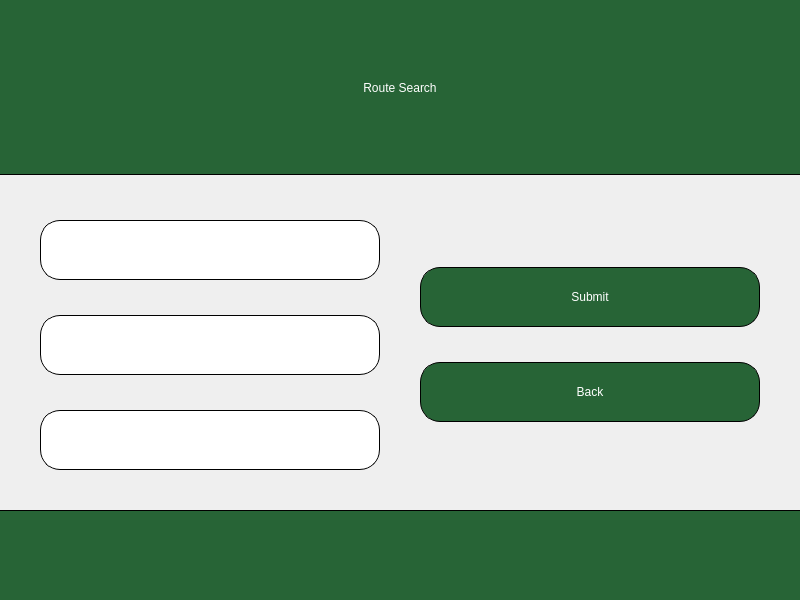
<?xml version="1.0" encoding="UTF-8"?>
<ui version="4.0">
 <class>RouteSearch</class>
 <widget class="QWidget" name="RouteSearch">
  <property name="geometry">
   <rect>
    <x>0</x>
    <y>0</y>
    <width>800</width>
    <height>600</height>
   </rect>
  </property>
  <property name="windowTitle">
   <string>Form</string>
  </property>
  <property name="windowOpacity">
   <double>1.000000000000000</double>
  </property>
  <property name="autoFillBackground">
   <bool>true</bool>
  </property>
  <widget class="QLabel" name="Title">
   <property name="geometry">
    <rect>
     <x>0</x>
     <y>0</y>
     <width>800</width>
     <height>175</height>
    </rect>
   </property>
   <property name="styleSheet">
    <string notr="true">color: white;
background-color: rgb(39, 100, 54);
font: 36pt &quot;Oswald&quot;;
border-bottom: 1px solid #000000;
</string>
   </property>
   <property name="text">
    <string>Route Search</string>
   </property>
   <property name="alignment">
    <set>Qt::AlignCenter</set>
   </property>
  </widget>
  <widget class="QLabel" name="BottomFill">
   <property name="geometry">
    <rect>
     <x>0</x>
     <y>510</y>
     <width>800</width>
     <height>90</height>
    </rect>
   </property>
   <property name="styleSheet">
    <string notr="true">background-color: rgb(39, 100, 54);
border-top: 1px solid #000000;</string>
   </property>
   <property name="text">
    <string/>
   </property>
  </widget>
  <widget class="QPushButton" name="Submit">
   <property name="geometry">
    <rect>
     <x>420</x>
     <y>267</y>
     <width>340</width>
     <height>60</height>
    </rect>
   </property>
   <property name="styleSheet">
    <string notr="true">QPushButton{
	color: white;
	background-color: rgb(39, 100, 54);
	font: 18pt &quot;Oswald&quot;;
	border-radius: 20px;
	border: 1px solid #000000;
}

QPushButton::Hover{
	border-color: rgb(0, 0, 0);
	border: 5px solid #000000;
}

QPushButton::Pressed{
	border-color: rgb(0, 0, 0);
	border: 5px solid;
	background-color: rgb(90,152,101);
}
</string>
   </property>
   <property name="text">
    <string>Submit</string>
   </property>
  </widget>
  <widget class="QPushButton" name="Back">
   <property name="geometry">
    <rect>
     <x>420</x>
     <y>362</y>
     <width>340</width>
     <height>60</height>
    </rect>
   </property>
   <property name="styleSheet">
    <string notr="true">QPushButton{
	color: white;
	background-color: rgb(39, 100, 54);
	font: 18pt &quot;Oswald&quot;;
	border-radius: 20px;
	border: 1px solid #000000;
}

QPushButton::Hover{
	border-color: rgb(0, 0, 0);
	border: 5px solid #000000;
}

QPushButton::Pressed{
	border-color: rgb(0, 0, 0);
	border: 5px solid;
	background-color: rgb(90,152,101);
}
</string>
   </property>
   <property name="text">
    <string>Back</string>
   </property>
  </widget>
  <widget class="QLineEdit" name="CurrentLocation">
   <property name="geometry">
    <rect>
     <x>40</x>
     <y>220</y>
     <width>340</width>
     <height>60</height>
    </rect>
   </property>
   <property name="styleSheet">
    <string notr="true">QLineEdit{
	color: rgb(0, 0, 0);
	font: 18pt &quot;Oswald&quot;;
	background-color: white;
	placeholder-text-color: rgb(156, 163, 175);
	border-radius: 20px;
	border: 1px solid #000000;
}</string>
   </property>
   <property name="text">
    <string/>
   </property>
  </widget>
  <widget class="QLineEdit" name="CurrentTime">
   <property name="geometry">
    <rect>
     <x>40</x>
     <y>315</y>
     <width>340</width>
     <height>60</height>
    </rect>
   </property>
   <property name="styleSheet">
    <string notr="true">QLineEdit{
	color: rgb(0, 0, 0);
	font: 18pt &quot;Oswald&quot;;
	background-color: white;
	placeholder-text-color: rgb(156, 163, 175);
	border-radius: 20px;
	border: 1px solid #000000;
}</string>
   </property>
   <property name="text">
    <string/>
   </property>
  </widget>
  <widget class="QLineEdit" name="Destination">
   <property name="geometry">
    <rect>
     <x>40</x>
     <y>410</y>
     <width>340</width>
     <height>60</height>
    </rect>
   </property>
   <property name="styleSheet">
    <string notr="true">QLineEdit{
	color: rgb(0, 0, 0);
	font: 18pt &quot;Oswald&quot;;
	background-color: white;
	placeholder-text-color: rgb(156, 163, 175);
	border-radius: 20px;
	border: 1px solid #000000;
}</string>
   </property>
   <property name="text">
    <string/>
   </property>
   <property name="clearButtonEnabled">
    <bool>false</bool>
   </property>
  </widget>
 </widget>
 <resources/>
 <connections/>
</ui>
